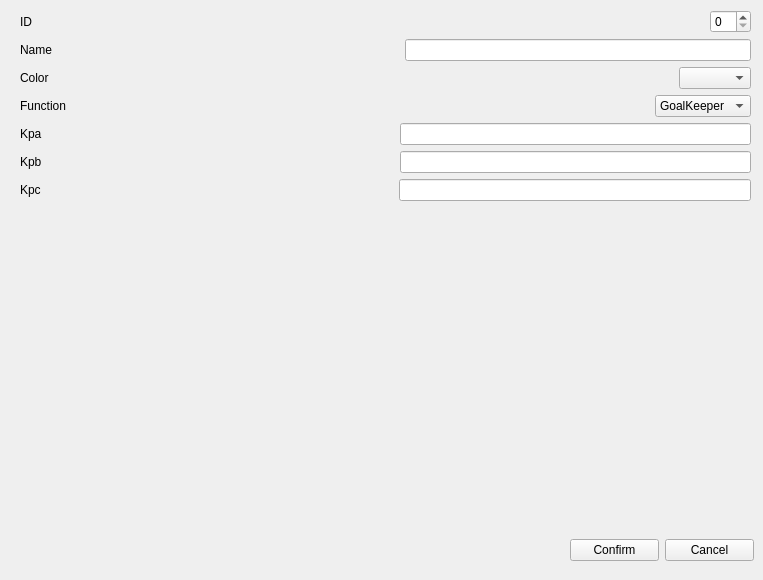
    <widget class="QWidget" name="addNewRobotgbx">
     <widget class="QWidget" name="horizontalLayoutWidget">
      <property name="geometry">
       <rect>
        <x>570</x>
        <y>530</y>
        <width>184</width>
        <height>41</height>
       </rect>
      </property>
      <layout class="QHBoxLayout" name="horizontalLayout_14">
       <item>
        <widget class="QPushButton" name="confirmAddNewRobotbtn_2">
         <property name="text">
          <string>Confirm</string>
         </property>
        </widget>
       </item>
       <item>
        <widget class="QPushButton" name="cancelAddNewRobotbtn_2">
         <property name="text">
          <string>Cancel</string>
         </property>
        </widget>
       </item>
      </layout>
     </widget>
     <widget class="QWidget" name="formLayoutWidget">
      <property name="geometry">
       <rect>
        <x>20</x>
        <y>10</y>
        <width>731</width>
        <height>491</height>
       </rect>
      </property>
      <layout class="QFormLayout" name="formLayout">
       <item row="1" column="0" colspan="2">
        <layout class="QHBoxLayout" name="horizontalLayout_16">
         <item>
          <widget class="QLabel" name="idAddNewRobotlbl_2">
           <property name="text">
            <string>ID</string>
           </property>
          </widget>
         </item>
         <item>
          <spacer name="horizontalSpacer_3">
           <property name="orientation">
            <enum>Qt::Horizontal</enum>
           </property>
           <property name="sizeHint" stdset="0">
            <size>
             <width>40</width>
             <height>20</height>
            </size>
           </property>
          </spacer>
         </item>
         <item>
          <widget class="QSpinBox" name="idAddNewRobotsbx_2">
           <property name="wrapping">
            <bool>false</bool>
           </property>
           <property name="buttonSymbols">
            <enum>QAbstractSpinBox::UpDownArrows</enum>
           </property>
          </widget>
         </item>
        </layout>
       </item>
       <item row="2" column="0" colspan="2">
        <layout class="QHBoxLayout" name="horizontalLayout_17">
         <item>
          <widget class="QLabel" name="nameAddNewRobotlbl_2">
           <property name="text">
            <string>Name</string>
           </property>
          </widget>
         </item>
         <item>
          <spacer name="horizontalSpacer_4">
           <property name="orientation">
            <enum>Qt::Horizontal</enum>
           </property>
           <property name="sizeHint" stdset="0">
            <size>
             <width>40</width>
             <height>20</height>
            </size>
           </property>
          </spacer>
         </item>
         <item>
          <widget class="QLineEdit" name="nameAddNewRobotled_2">
           <property name="minimumSize">
            <size>
             <width>0</width>
             <height>0</height>
            </size>
           </property>
          </widget>
         </item>
        </layout>
       </item>
       <item row="3" column="0" colspan="2">
        <layout class="QHBoxLayout" name="horizontalLayout_20">
         <item>
          <widget class="QLabel" name="colorAddNewRobotlbl_2">
           <property name="text">
            <string>Color</string>
           </property>
          </widget>
         </item>
         <item>
          <spacer name="horizontalSpacer_5">
           <property name="orientation">
            <enum>Qt::Horizontal</enum>
           </property>
           <property name="sizeHint" stdset="0">
            <size>
             <width>40</width>
             <height>20</height>
            </size>
           </property>
          </spacer>
         </item>
         <item>
          <widget class="QComboBox" name="colorAddNewRobotcbx_2"/>
         </item>
        </layout>
       </item>
       <item row="4" column="0" colspan="2">
        <layout class="QHBoxLayout" name="horizontalLayout_21">
         <item>
          <widget class="QLabel" name="functionAddNewRobotlbl_2">
           <property name="text">
            <string>Function</string>
           </property>
          </widget>
         </item>
         <item>
          <spacer name="horizontalSpacer_6">
           <property name="orientation">
            <enum>Qt::Horizontal</enum>
           </property>
           <property name="sizeHint" stdset="0">
            <size>
             <width>40</width>
             <height>20</height>
            </size>
           </property>
          </spacer>
         </item>
         <item>
          <widget class="QComboBox" name="functionAddNewRobotcbx_2">
           <item>
            <property name="text">
             <string>GoalKeeper</string>
            </property>
           </item>
           <item>
            <property name="text">
             <string>Defenser</string>
            </property>
           </item>
           <item>
            <property name="text">
             <string>Attack</string>
            </property>
           </item>
          </widget>
         </item>
        </layout>
       </item>
       <item row="5" column="0" colspan="2">
        <layout class="QHBoxLayout" name="horizontalLayout_22">
         <item>
          <widget class="QLabel" name="kpaAddNewRobotlbl_2">
           <property name="text">
            <string>Kpa</string>
           </property>
          </widget>
         </item>
         <item>
          <spacer name="horizontalSpacer_7">
           <property name="orientation">
            <enum>Qt::Horizontal</enum>
           </property>
           <property name="sizeHint" stdset="0">
            <size>
             <width>40</width>
             <height>20</height>
            </size>
           </property>
          </spacer>
         </item>
         <item>
          <widget class="QLineEdit" name="kpaAddNewRobotled_2"/>
         </item>
        </layout>
       </item>
       <item row="6" column="0" colspan="2">
        <layout class="QHBoxLayout" name="horizontalLayout_23">
         <item>
          <widget class="QLabel" name="kpbAddNewColorlbl_2">
           <property name="text">
            <string>Kpb</string>
           </property>
          </widget>
         </item>
         <item>
          <spacer name="horizontalSpacer_8">
           <property name="orientation">
            <enum>Qt::Horizontal</enum>
           </property>
           <property name="sizeHint" stdset="0">
            <size>
             <width>40</width>
             <height>20</height>
            </size>
           </property>
          </spacer>
         </item>
         <item>
          <widget class="QLineEdit" name="kpbAddNewColorled_2"/>
         </item>
        </layout>
       </item>
       <item row="7" column="0" colspan="2">
        <layout class="QHBoxLayout" name="horizontalLayout_24">
         <item>
          <widget class="QLabel" name="kpcAddNewColorled_3">
           <property name="text">
            <string>Kpc</string>
           </property>
          </widget>
         </item>
         <item>
          <spacer name="horizontalSpacer_9">
           <property name="orientation">
            <enum>Qt::Horizontal</enum>
           </property>
           <property name="sizeHint" stdset="0">
            <size>
             <width>40</width>
             <height>20</height>
            </size>
           </property>
          </spacer>
         </item>
         <item>
          <widget class="QLineEdit" name="kpcAddNewColorled_4"/>
         </item>
        </layout>
       </item>
      </layout>
     </widget>
    </widget>
